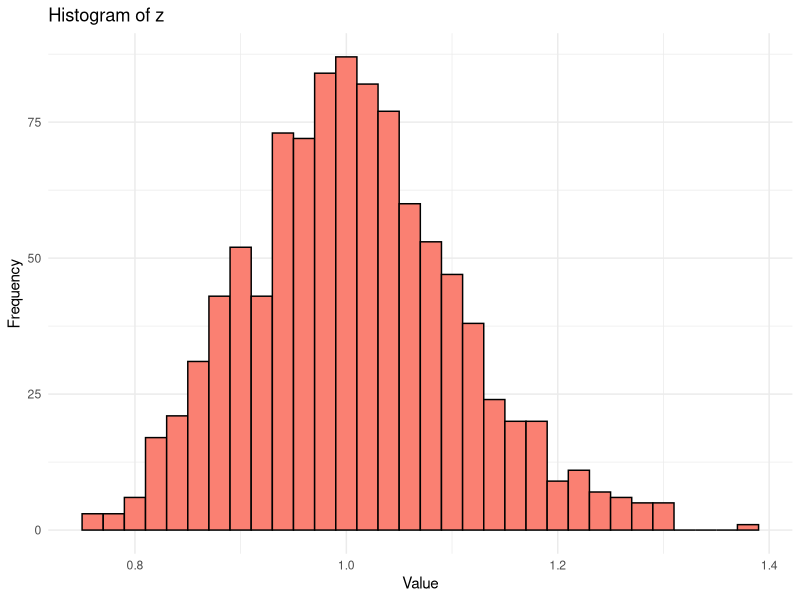
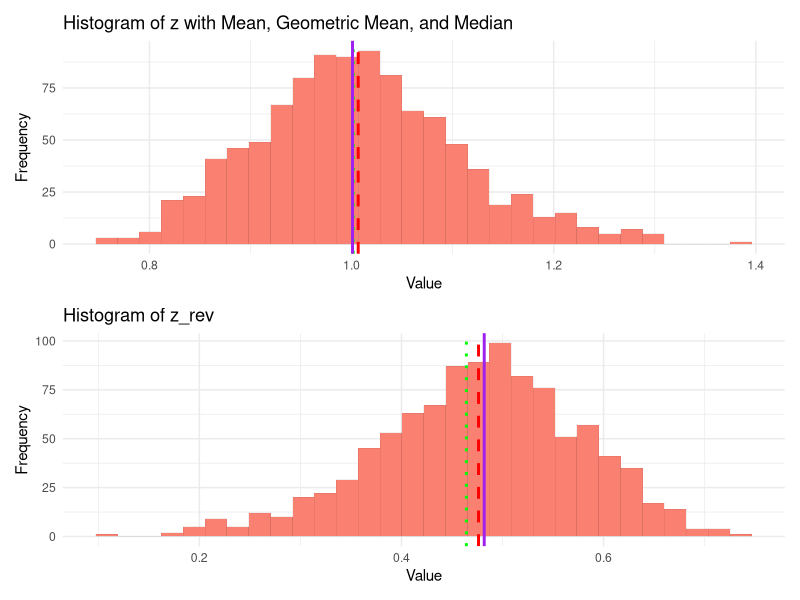

R code for these plots, in order:

# Laboratory --------------------------------------------------------------

# Q1
# Load necessary package

# Generate the vector z
set.seed(123)  # for reproducibility
z <- exp(rnorm(n = 1000, mean = 0, sd = 0.1))

# Calculate arithmetic mean
arithmetic_mean <- mean(z)

# Calculate geometric mean
geometric_mean <- exp(mean(log(z)))

# Calculate median
median_value <- median(z)

# Print results
print(arithmetic_mean)
print(geometric_mean)
print(median_value)

#Q2 Histogram

# Load necessary libraries
library(tibble)
library(ggplot2)

set.seed(123)
z <- exp(rnorm(n = 1000, mean = 0, sd = 0.1))

# Convert to tibble
z_tibble <- tibble(value = z)

# Plot histogram
ggplot(z_tibble, aes(x = value)) + geom_histogram(binwidth = 0.02, fill = "salmon", color = "black") +
  labs(title = "Histogram of z", x = "Value", y = "Frequency") +
  theme_minimal()

library(patchwork)
#Q3 Vertical lines

# Compute statistics
arithmetic_mean <- mean(z)
geometric_mean <- exp(mean(log(z)))
median_value <- median(z)

# Convert to tibble
z_tibble <- tibble(value = z)

g1<-ggplot(z_tibble, aes(x = value)) +
  geom_histogram(linewidth = 0.02, fill = "salmon", color = "black") +
  geom_vline(aes(xintercept = arithmetic_mean), color = "red", linetype = "dashed", size = 1) +
  geom_vline(aes(xintercept = geometric_mean), color = "green", linetype = "dotted", size = 1) +
  geom_vline(aes(xintercept = median_value), color = "purple", linetype = "solid", size = 1) +
  labs(title = "Histogram of z with Mean, Geometric Mean, and Median",
       x = "Value", y = "Frequency") +
  theme_minimal()

#Q4 

# Create a tibble for comparison
comparison <- tibble(
  Measure = c("Arithmetic Mean", "Geometric Mean", "Median"),
  Value = c(arithmetic_mean, geometric_mean, median_value)
)
print(comparison)

#Q5

# Create reversed vector z_rev
z_rev <- -z + max(z) + 0.1

# Compute central tendency measures for z_rev
arithmetic_mean_rev <- mean(z_rev)
geometric_mean_rev <- exp(mean(log(z_rev)))
median_rev <- median(z_rev)

# Convert to tibble and plot
z_rev_tibble <- tibble(value = z_rev)

g2 <- ggplot(z_rev_tibble, aes(x = value)) +
  geom_histogram(linewidth = 0.02, fill = "salmon", color = "black") +
  geom_vline(aes(xintercept = arithmetic_mean_rev), color = "red", linetype = "dashed", size = 1) +
  geom_vline(aes(xintercept = geometric_mean_rev), color = "green", linetype = "dotted", size = 1) +
  geom_vline(aes(xintercept = median_rev), color = "purple", linetype = "solid", size = 1) +
  labs(title = "Histogram of z_rev",
       x = "Value", y = "Frequency") +
  theme_minimal()

g1/g2

# Variation measures ------------------------------------------------------

w <- rnorm(100, mean = 10, sd = 1)

# Convert to milligrams
m <- w * 1000


# SD and MAD --------------------------------------------------------------

# Calculate SD and MAD for w
sd_w <- sd(w)
mad_w <- mad(w)

# Calculate SD and MAD for m
sd_m <- sd(m)
mad_m <- mad(m)

print(sd_w)
print(sd_m)
print(mad_w)
print(mad_m)


# CV and MAD/Median -------------------------------------------------------


# Calculate CV and MAD/Median for w
cv_w <- sd(w) / mean(w)
mad_median_ratio_w <- mad(w) / median(w)

# Calculate CV and MAD/Median for m
cv_m <- sd(m) / mean(m)
mad_median_ratio_m <- mad(m) / median(m)

print(cv_w)
print(cv_m)
print(mad_median_ratio_w)
print(mad_median_ratio_m)


